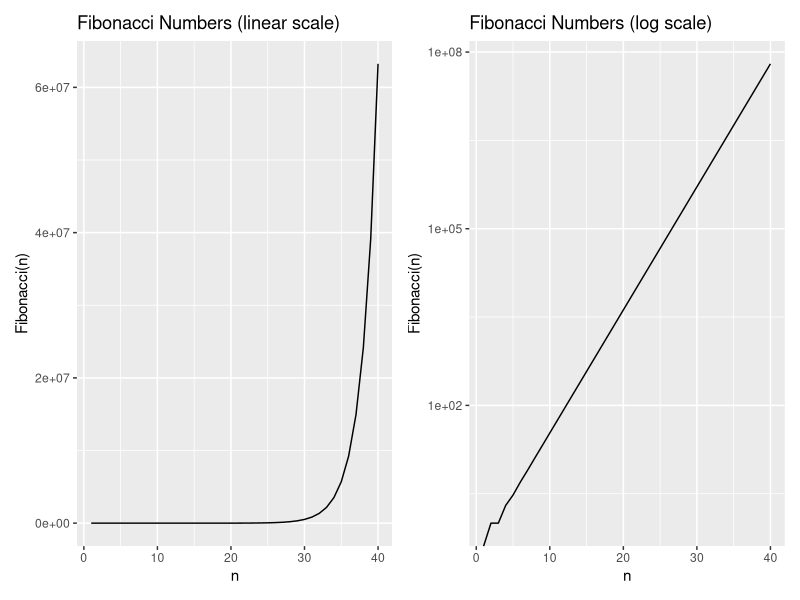
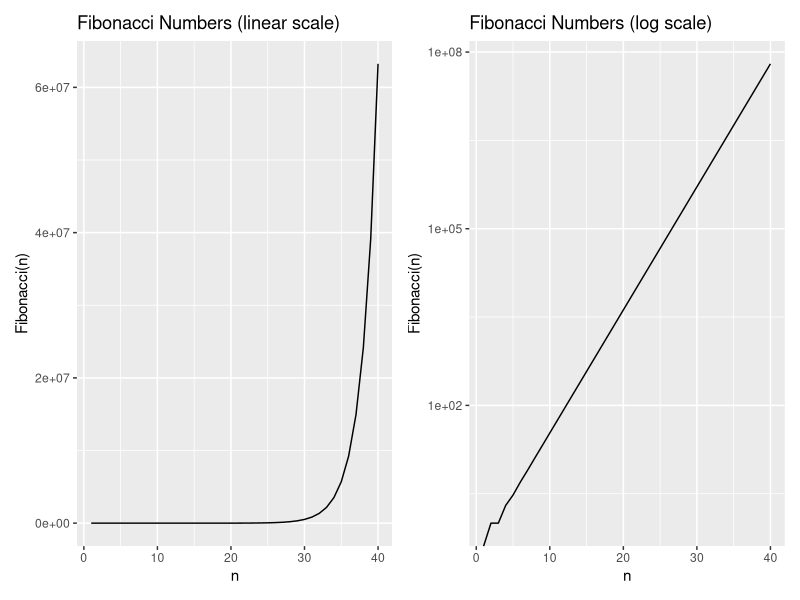

The R script that drew these images, in order:
# Fibonacci Numbers in R 

# method 1 ----------------------------------------------------------------

# Suppose your boss has asked you to write a function that returns the Nth 
# Fibonacci number for up to the first 20 values.

# Being the astute data scientist you are, and having done your research, 
# you may have found that the Online Encyclopedia of Integer Sequences has 
# these data and you can use those directly in your code!  

# Return the Nth Fibonacci Number up to the 20th
fibonacci <- function(n) {
  c(0, 1, 1, 2, 3, 5, 8, 13, 21, 34, 55, 89, 144, 233, 377, 610, 
    987, 1597, 2584, 4181)[n]
}

# Moreover, since you're such an astute data scientist, you thought it made sense
# to write some tests/checks that ensure the data is correct. 
library(assertthat)

assert_that(fibonacci(1) == 0)
assert_that(fibonacci(2) == 1)

for (n in 3:20) {
  assert_that(fibonacci(n) == fibonacci(n-1) + fibonacci(n-2))
}
# looks like all the tests passed!  great! 
# At this point, you should commit your work. 

# method 2 ----------------------------------------------------------------

# Now, as every project tends to have happen, the scope has changed.  Maybe your
# boss has had a change of heart, or perhaps the stakeholders have seen how
# great your work is and want you to write them a new version that will work to
# produce larger Fibonacci numbers.  No problem, maybe you've just learned about 
# recursion, so that should be easy! 
# https://www.freecodecamp.org/news/understanding-recursion-in-programming/

# Recursively Calculate Fibonacci Numbers
fibonacci_recursive <- function(n) {
  if (n == 1) {
    return(0)
  } else if (n == 2) {
    return(1)
  } else if (n >= 3) {
    return(fibonacci_recursive(n-1) + fibonacci_recursive(n-2))
  }
}

# let's test our function similarly to as above 
assert_that(fibonacci_recursive(1) == 0)
assert_that(fibonacci_recursive(2) == 1)

# this time we'll check that our function works to produce up to the first 
# 30 Fibonacci numbers
for (n in 3:30) {
  assert_that(fibonacci_recursive(n) == fibonacci_recursive(n-1) + fibonacci_recursive(n-2))
}
# there seems to be an issue... 

# You could commit your work so your colleagues can see it and maybe they can 
# help you out! 



# method 3 ----------------------------------------------------------------

# Finally!  After extensive research, you discover that there's an exact 
# formula for the Fibonacci sequence -- this might save the day! 
# 
# You might have even found a proof that the formula is exact: 
# https://math.stackexchange.com/a/435205/206865 
# 

fibonacci_exact <- function(n) {
  phi <- (1 + sqrt(5)) / 2 # this is the golden ratio
  fib <- (phi^(n-1) - (-1/phi)^(n-1)) / sqrt(5)
  return(fib)
} 

# let's try out our tests on this new method now! 
assert_that(fibonacci_exact(1) == 0)
assert_that(fibonacci_exact(2) == 1)

for (n in 3:50) {
  assert_that(abs(fibonacci_exact(n) - (
    fibonacci_exact(n - 1) + fibonacci_exact(n - 2)
  )) < .0001)
}


# add visualization -------------------------------------------------------

library(tidyverse)

df <- tibble(x = 1:40, y = fibonacci_exact(x))

plt1 <-
  ggplot(df, aes(x = x, y = y)) + 
  geom_line() + 
  xlab("n") + 
  ylab("Fibonacci(n)") + 
  ggtitle("Fibonacci Numbers (linear scale)")

plt2 <-
  ggplot(df, aes(x = x, y = y)) + 
  geom_line() + 
  scale_y_log10() +  
  xlab("n") + 
  ylab("Fibonacci(n)") + 
  ggtitle("Fibonacci Numbers (log scale)")

library(patchwork)

plt1 + plt2

ggsave("fibonacci_numbers_figure.png", width=12, height = 5)
